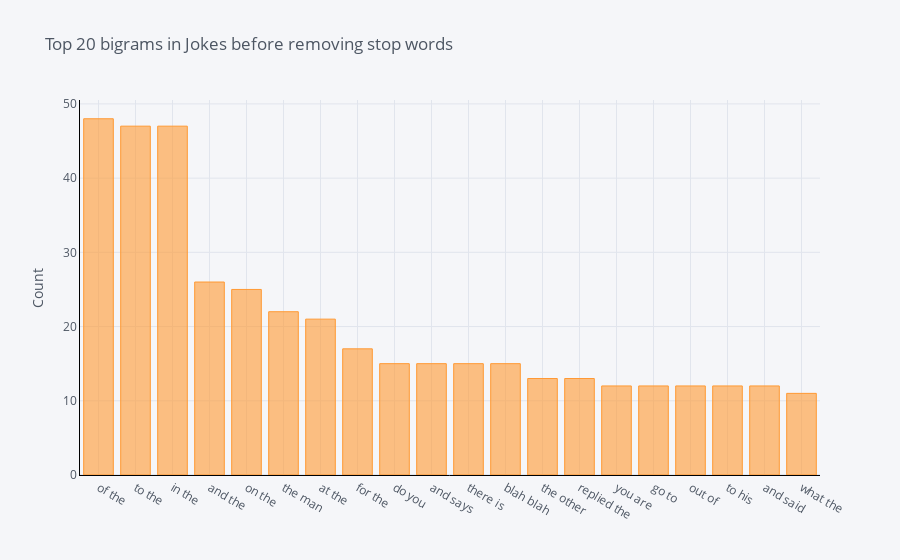

Here is the notebook cell this chart was saved with:
### Code cell
def get_top_n_bigram(corpus, n=None):
    vec = CountVectorizer(ngram_range=(2, 2)).fit(corpus)
    bag_of_words = vec.transform(corpus)
    sum_words = bag_of_words.sum(axis=0) 
    words_freq = [(word, sum_words[0, idx]) for word, idx in vec.vocabulary_.items()]
    words_freq =sorted(words_freq, key = lambda x: x[1], reverse=True)
    return words_freq[:n]
common_words = get_top_n_bigram(jokes['jokeText'], 20)
df3 = pd.DataFrame(common_words, columns = ['ReviewText' , 'count'])
df3.groupby('ReviewText').sum()['count'].sort_values(ascending=False).iplot(
    kind='bar', yTitle='Count', linecolor='black', title='Top 20 bigrams in Jokes before removing stop words')

### Figure 1 — Plotly figure (JSON) as saved in the notebook; plotly's stock layout.template omitted (floating-point values rounded to 4 significant figures)
{"data": [{"marker": {"color": "rgba(255, 153, 51, 0.6)", "line": {"color": "rgba(255, 153, 51, 1.0)", "width": 1}}, "name": "count", "orientation": "v", "text": "", "type": "bar", "x": ["of the", "to the", "in the", "and the", "on the", "the man", "at the", "for the", "do you", "and says", "there is", "blah blah", "the other", "replied the", "you are", "go to", "out of", "to his", "and said", "what the"], "y": [48, 47, 47, 26, 25, 22, 21, 17, 15, 15, 15, 15, 13, 13, 12, 12, 12, 12, 12, 11]}], "layout": {"legend": {"bgcolor": "#F5F6F9", "font": {"color": "#4D5663"}}, "paper_bgcolor": "#F5F6F9", "plot_bgcolor": "#F5F6F9", "title": {"font": {"color": "#4D5663"}, "text": "Top 20 bigrams in Jokes before removing stop words"}, "xaxis": {"gridcolor": "#E1E5ED", "linecolor": "black", "showgrid": true, "tickfont": {"color": "#4D5663"}, "title": {"font": {"color": "#4D5663"}, "text": ""}, "zerolinecolor": "#E1E5ED"}, "yaxis": {"gridcolor": "#E1E5ED", "linecolor": "black", "showgrid": true, "tickfont": {"color": "#4D5663"}, "title": {"font": {"color": "#4D5663"}, "text": "Count"}, "zerolinecolor": "#E1E5ED"}}}
